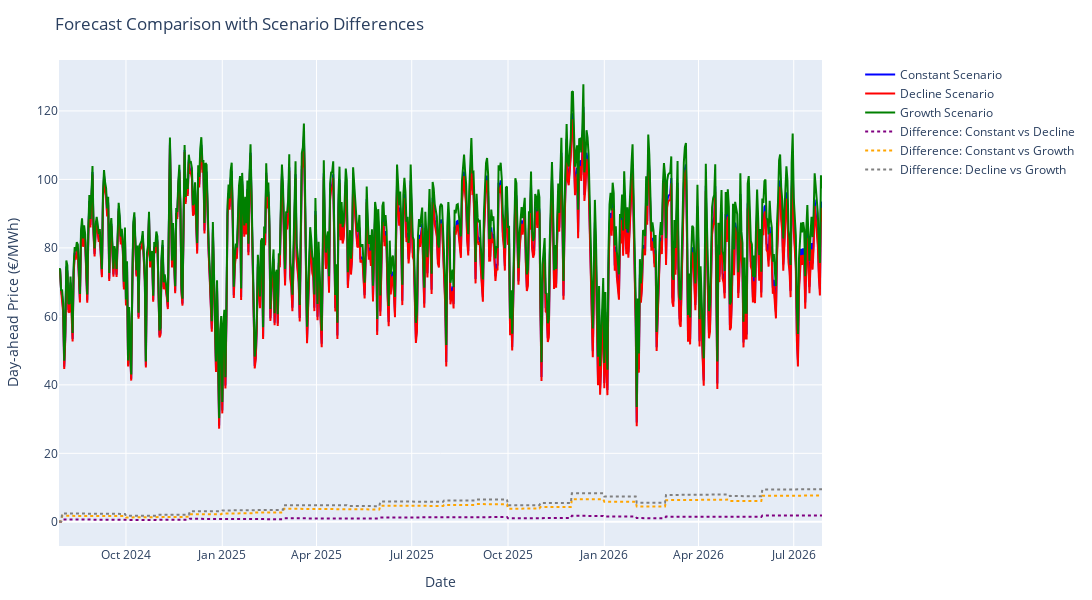

Notebook code cell kept with this figure:
### Code cell
import pandas as pd
import plotly.graph_objs as go
import plotly.io as pio

# Load the CSV files
df_constant = pd.read_csv('prophet_results_constant.csv')
df_decline = pd.read_csv('prophet_results_decline.csv')
df_growth = pd.read_csv('prophet_results_growth.csv')

# Merge them on the 'ds' column
merged_df = df_constant.merge(
    df_decline, on='ds', suffixes=('_constant', '_decline'))
merged_df = merged_df.merge(df_growth, on='ds')
merged_df.rename(columns={'yhat': 'yhat_growth'}, inplace=True)

# Calculate differences between scenarios
merged_df['diff_constant_decline'] = abs(
    merged_df['yhat_constant'] - merged_df['yhat_decline'])
merged_df['diff_constant_growth'] = abs(
    merged_df['yhat_constant'] - merged_df['yhat_growth'])
merged_df['diff_decline_growth'] = abs(
    merged_df['yhat_decline'] - merged_df['yhat_growth'])

# Plot the original forecasts
trace_constant = go.Scatter(
    x=merged_df['ds'],
    y=merged_df['yhat_constant'],
    mode='lines',
    name='Constant Scenario',
    line=dict(color='blue')
)

trace_decline = go.Scatter(
    x=merged_df['ds'],
    y=merged_df['yhat_decline'],
    mode='lines',
    name='Decline Scenario',
    line=dict(color='red')
)

trace_growth = go.Scatter(
    x=merged_df['ds'],
    y=merged_df['yhat_growth'],
    mode='lines',
    name='Growth Scenario',
    line=dict(color='green')
)

# Plot the differences between scenarios
trace_diff_constant_decline = go.Scatter(
    x=merged_df['ds'],
    y=merged_df['diff_constant_decline'],
    mode='lines',
    name='Difference: Constant vs Decline',
    line=dict(color='purple', dash='dot')
)

trace_diff_constant_growth = go.Scatter(
    x=merged_df['ds'],
    y=merged_df['diff_constant_growth'],
    mode='lines',
    name='Difference: Constant vs Growth',
    line=dict(color='orange', dash='dot')
)

trace_diff_decline_growth = go.Scatter(
    x=merged_df['ds'],
    y=merged_df['diff_decline_growth'],
    mode='lines',
    name='Difference: Decline vs Growth',
    line=dict(color='grey', dash='dot')
)

# Create the figure and add all traces
fig = go.Figure()
fig.add_trace(trace_constant)
fig.add_trace(trace_decline)
fig.add_trace(trace_growth)
fig.add_trace(trace_diff_constant_decline)
fig.add_trace(trace_diff_constant_growth)
fig.add_trace(trace_diff_decline_growth)

# Customize the layout
fig.update_layout(
    title='Forecast Comparison with Scenario Differences',
    xaxis_title='Date',
    yaxis_title='Day-ahead Price (€/MWh)',
    yaxis2=dict(
        title='Difference in €/MWh',
        overlaying='y',
        side='right'
    ),
    legend=dict(x=1.05, y=1),
    margin=dict(t=60, b=20, l=20, r=20),
    width=1200,
    height=600
)

# Show the plot
pio.show(fig)

### Figure 1 — Plotly figure (JSON) as saved in the notebook; plotly's stock layout.template omitted (floating-point values rounded to 4 significant figures; data arrays with more than 128 entries replaced by an {"elided": "..."} marker saying what was removed)
{"data": [{"line": {"color": "blue"}, "mode": "lines", "name": "Constant Scenario", "type": "scatter", "x": {"elided": "730 str values"}, "y": {"elided": "730 float values"}}, {"line": {"color": "red"}, "mode": "lines", "name": "Decline Scenario", "type": "scatter", "x": {"elided": "730 str values"}, "y": {"elided": "730 float values"}}, {"line": {"color": "green"}, "mode": "lines", "name": "Growth Scenario", "type": "scatter", "x": {"elided": "730 str values"}, "y": {"elided": "730 float values"}}, {"line": {"color": "purple", "dash": "dot"}, "mode": "lines", "name": "Difference: Constant vs Decline", "type": "scatter", "x": {"elided": "730 str values"}, "y": {"elided": "730 float values"}}, {"line": {"color": "orange", "dash": "dot"}, "mode": "lines", "name": "Difference: Constant vs Growth", "type": "scatter", "x": {"elided": "730 str values"}, "y": {"elided": "730 float values"}}, {"line": {"color": "grey", "dash": "dot"}, "mode": "lines", "name": "Difference: Decline vs Growth", "type": "scatter", "x": {"elided": "730 str values"}, "y": {"elided": "730 float values"}}], "layout": {"height": 600, "legend": {"x": 1.05, "y": 1}, "margin": {"b": 20, "l": 20, "r": 20, "t": 60}, "title": {"text": "Forecast Comparison with Scenario Differences"}, "width": 1200, "xaxis": {"title": {"text": "Date"}}, "yaxis": {"title": {"text": "Day-ahead Price (€/MWh)"}}, "yaxis2": {"overlaying": "y", "side": "right", "title": {"text": "Difference in €/MWh"}}}}
